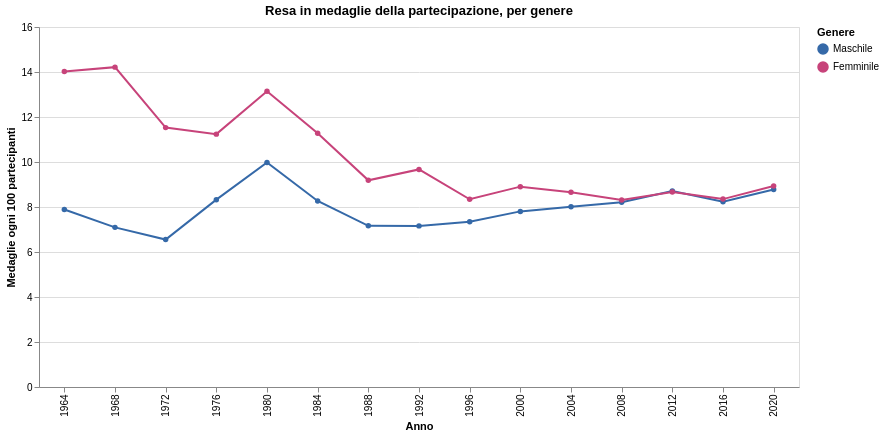

The notebook cell this image was saved under:
### Markdown cell above
### Resa: medaglie ogni 100 partecipanti

Un ultimo angolo sulla stessa domanda: quante medaglie (di eventi del proprio genere) vengono assegnate ogni 100 partecipanti di quel sesso? Se la resa femminile è simile a quella maschile, la crescita del medagliere femminile è spiegata dalla crescita della partecipazione, non da una diversa "densità" di medaglie.

*Attenzione*: le medaglie di squadra sono contate una volta per squadra, quindi la resa non è la probabilità individuale di vincere una medaglia; il confronto tra i due generi resta però coerente.

### Code cell
resa = medaglie_anno[["year", "Femminile", "Maschile"]].merge(
    quota_part[["year", "Femminile", "Maschile"]],
    on="year",
    suffixes=("_medaglie", "_atleti"),
)
resa["Femminile"] = 100 * resa["Femminile_medaglie"] / resa["Femminile_atleti"]
resa["Maschile"] = 100 * resa["Maschile_medaglie"] / resa["Maschile_atleti"]

resa_long = resa.melt(
    id_vars="year", value_vars=["Maschile", "Femminile"],
    var_name="genere", value_name="medaglie_per_100",
)

resa_chart = (
    alt.Chart(resa_long)
    .mark_line(point=True, strokeWidth=2)
    .encode(
        x=alt.X("year:O", title="Anno"),
        y=alt.Y("medaglie_per_100:Q", title="Medaglie ogni 100 partecipanti"),
        color=alt.Color("genere:N", title="Genere", scale=SCALA_GENERE),
        tooltip=[
            alt.Tooltip("year:O", title="Anno"),
            alt.Tooltip("genere:N", title="Genere"),
            alt.Tooltip("medaglie_per_100:Q", title="Medaglie / 100 atleti", format=".1f"),
        ],
    )
    .properties(width=760, height=360, title="Resa in medaglie della partecipazione, per genere")
)

resa_chart

### Figure 1 — Vega-Lite specification as saved in the notebook (floating-point values rounded to 4 significant figures)
{"config": {"view": {"continuousWidth": 300, "continuousHeight": 300}}, "data": {"name": "data-ebb98660fd26e9a289ac49ee2bd2646f"}, "mark": {"type": "line", "point": true, "strokeWidth": 2}, "encoding": {"color": {"field": "genere", "scale": {"domain": ["Maschile", "Femminile"], "range": ["#3569a8", "#c7437a"]}, "title": "Genere", "type": "nominal"}, "tooltip": [{"field": "year", "title": "Anno", "type": "ordinal"}, {"field": "genere", "title": "Genere", "type": "nominal"}, {"field": "medaglie_per_100", "format": ".1f", "title": "Medaglie / 100 atleti", "type": "quantitative"}], "x": {"field": "year", "title": "Anno", "type": "ordinal"}, "y": {"field": "medaglie_per_100", "title": "Medaglie ogni 100 partecipanti", "type": "quantitative"}}, "height": 360, "title": "Resa in medaglie della partecipazione, per genere", "width": 760, "$schema": "https://vega.github.io/schema/vega-lite/v6.4.1.json", "datasets": {"data-ebb98660fd26e9a289ac49ee2bd2646f": [{"year": 1964, "genere": "Maschile", "medaglie_per_100": 7.888}, {"year": 1968, "genere": "Maschile", "medaglie_per_100": 7.094}, {"year": 1972, "genere": "Maschile", "medaglie_per_100": 6.552}, {"year": 1976, "genere": "Maschile", "medaglie_per_100": 8.327}, {"year": 1980, "genere": "Maschile", "medaglie_per_100": 9.979}, {"year": 1984, "genere": "Maschile", "medaglie_per_100": 8.269}, {"year": 1988, "genere": "Maschile", "medaglie_per_100": 7.163}, {"year": 1992, "genere": "Maschile", "medaglie_per_100": 7.161}, {"year": 1996, "genere": "Maschile", "medaglie_per_100": 7.342}, {"year": 2000, "genere": "Maschile", "medaglie_per_100": 7.805}, {"year": 2004, "genere": "Maschile", "medaglie_per_100": 8.015}, {"year": 2008, "genere": "Maschile", "medaglie_per_100": 8.215}, {"year": 2012, "genere": "Maschile", "medaglie_per_100": 8.712}, {"year": 2016, "genere": "Maschile", "medaglie_per_100": 8.231}, {"year": 2020, "genere": "Maschile", "medaglie_per_100": 8.775}, {"year": 1964, "genere": "Femminile", "medaglie_per_100": 14.02}, {"year": 1968, "genere": "Femminile", "medaglie_per_100": 14.22}, {"year": 1972, "genere": "Femminile", "medaglie_per_100": 11.53}, {"year": 1976, "genere": "Femminile", "medaglie_per_100": 11.24}, {"year": 1980, "genere": "Femminile", "medaglie_per_100": 13.14}, {"year": 1984, "genere": "Femminile", "medaglie_per_100": 11.28}, {"year": 1988, "genere": "Femminile", "medaglie_per_100": 9.186}, {"year": 1992, "genere": "Femminile", "medaglie_per_100": 9.671}, {"year": 1996, "genere": "Femminile", "medaglie_per_100": 8.343}, {"year": 2000, "genere": "Femminile", "medaglie_per_100": 8.904}, {"year": 2004, "genere": "Femminile", "medaglie_per_100": 8.654}, {"year": 2008, "genere": "Femminile", "medaglie_per_100": 8.316}, {"year": 2012, "genere": "Femminile", "medaglie_per_100": 8.668}, {"year": 2016, "genere": "Femminile", "medaglie_per_100": 8.351}, {"year": 2020, "genere": "Femminile", "medaglie_per_100": 8.937}]}}
